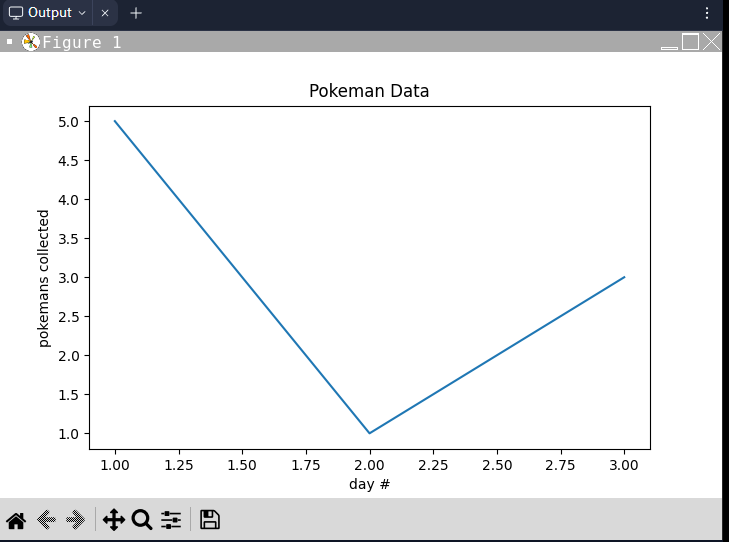

The Python source for this figure:
import matplotlib.pyplot as plt

# Collect the data
data = [] # empty list
print("Enter Pokeman Data")
print("Day 1:", end="")
day1 = int(input())
print("Day 2:", end="")
day2 = int(input())
print("Day 3:", end="")
day3 = int(input())

# put the dat in a list
data = [day1, day2, day3]

# TODO: Graph the real data
fig, ax = plt.subplots()
ax.plot([1, 2, 3], data)
plt.title("Pokeman Data")
plt.xlabel('day #')
plt.ylabel('pokemans collected')
plt.show()
